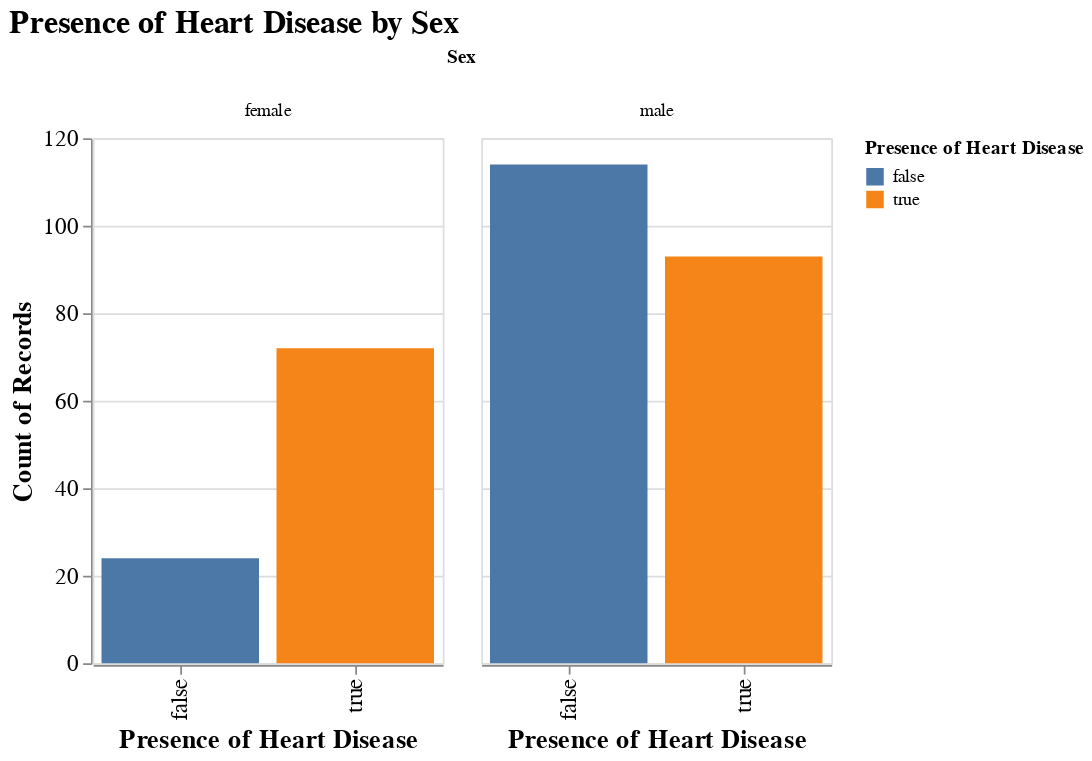

The cell this chart's notebook holds for it:
### Code cell
# grouped bar plot to demonstrate the unequal target distribution by sex

kaggle_copy = kaggle_df.copy()

kaggle_copy = kaggle_copy.rename(columns={"sex": "Sex", "target": "Presence of Heart Disease"})
kaggle_copy['Sex'] = kaggle_copy['Sex'].map({0: 'female', 1: 'male'})
kaggle_copy['Presence of Heart Disease'] = kaggle_copy['Presence of Heart Disease'].map({0: 'false', 1: 'true'})

alt.Chart(kaggle_copy).mark_bar().encode(
    x='Presence of Heart Disease:O',
    y='count(Presence of Heart Disease):Q',
    color='Presence of Heart Disease:N',
    column='Sex:N'
).properties(
    width = 200,
    title = 'Presence of Heart Disease by Sex'
).configure_axis(
    labelFontSize = 13,
    titleFontSize = 15,
).configure_title(
    fontSize = 18
)

### Figure 1 — Vega-Lite specification as saved in the notebook (floating-point values rounded to 4 significant figures; data arrays with more than 128 entries replaced by an {"elided": "..."} marker saying what was removed)
{"config": {"view": {"continuousWidth": 400, "continuousHeight": 300}, "axis": {"labelFontSize": 13, "titleFontSize": 15}, "title": {"fontSize": 18}}, "data": {"name": "data-e9e2049dcb645bcc1d9be09c8102e96d"}, "mark": "bar", "encoding": {"color": {"type": "nominal", "field": "Presence of Heart Disease"}, "column": {"type": "nominal", "field": "Sex"}, "x": {"type": "ordinal", "field": "Presence of Heart Disease"}, "y": {"type": "quantitative", "aggregate": "count", "field": "Presence of Heart Disease"}}, "title": "Presence of Heart Disease by Sex", "width": 200, "$schema": "https://vega.github.io/schema/vega-lite/v4.8.1.json", "datasets": {"data-e9e2049dcb645bcc1d9be09c8102e96d": {"elided": "303 records"}}}
